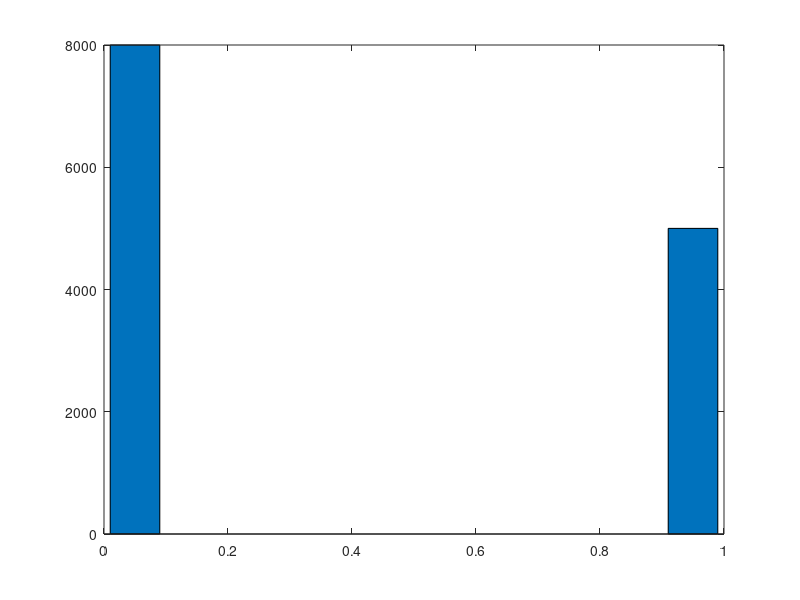

This figure's MATLAB source:
% intermediate_file='C:/Users/t-ekarabulut/OneDrive - Microsoft/Caliptra_masked_arith/math_model/results/mask_result.csv';
% intermediate=csvread(intermediate_file);
% [m,n]=size(intermediate);
% intermediate = intermediate(2:m,:);
% intermediate = intermediate(:,2:n);
% plot(intermediate(1:1000,:))

a = zeros(1,13000);
for i =1:13000
    if i<=8000
        a(1,i)=0;
    else
        a(1,i)=1;
    end
end
[counts,centers] = hist(a)
bar(centers,counts)